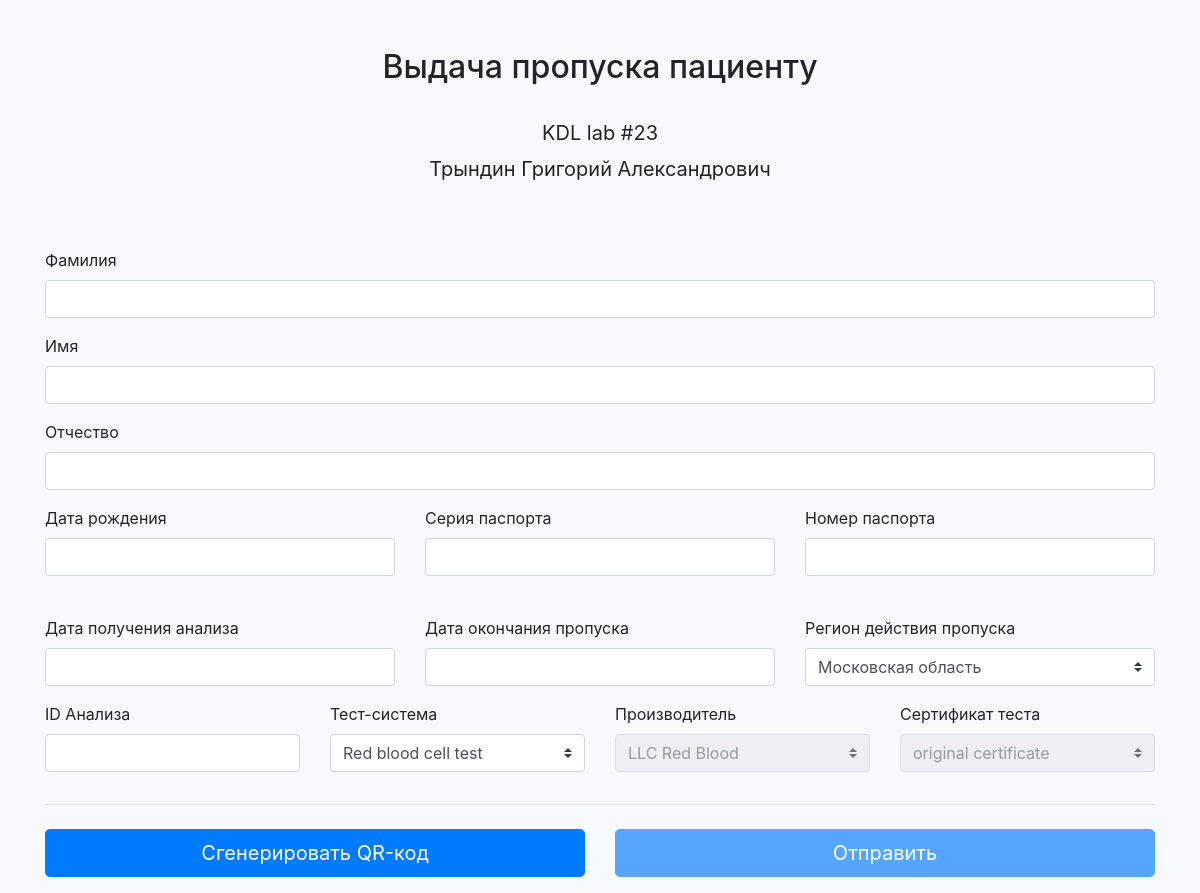
Screenshot of /doctor with the database file from the repository.
### models.py (models this page shows, shortened)
class Laboratory(db.Model):
    id = db.Column(db.Integer, primary_key=True)
    lab_name = db.Column(db.String(64), index=True)
    address = db.Column(db.String(64), index=True)
    person_first_name = db.Column(db.String(64), index=True)
    person_last_name = db.Column(db.String(64), index=True)
    person_patronymic = db.Column(db.String(64), index=True)
    phone_number = db.Column(db.String(50))
    doctors = db.relationship('Doctor', backref='laboratory', lazy='dynamic')

class Doctor(db.Model):
    id = db.Column(db.Integer, primary_key=True)
    username = db.Column(db.String(64), index=True, unique=True)
    password_hash = db.Column(db.String(128))
    first_name = db.Column(db.String(64), index=True)
    last_name = db.Column(db.String(64), index=True)
    patronymic = db.Column(db.String(64), index=True)
    laboratory_id = db.Column(db.Integer, db.ForeignKey('laboratory.id'))
    passes = db.relationship('Pass', backref='doctor', lazy='dynamic')
    privileged_by_id = db.Column(db.Integer, db.ForeignKey('admin.id'))

### app.py (the view)
@app.route('/doctor')
def doctor_panel():
    status = request.args.get('status')
    regions = AvailableRegion.query.all()
    test_systems = TestSystem.query.all()
    doctor = Doctor.query.get(1)
    return render_template('doctor.html', status=status, regions=regions, test_systems=test_systems,
                           platform_url=LAB['PLATFORM_URL'], lab_name=doctor.laboratory.lab_name, doctor=doctor)

### templates/doctor.html (shortened to what this page needs)
<!doctype html>
<html lang="en">
<head>
    <link rel="stylesheet" href="{{ url_for('static', filename='css/bootstrap.min.css') }}">
    <link rel="stylesheet" href="{{ url_for('static', filename='css/bootstrap-datepicker.min.css') }}">
    <link rel="stylesheet" href="{{ url_for('static', filename='css/doctor.css')}}">
</head>
<body class="bg-light">
<div class="container wrapper">
    <div class="py-5 text-center">
        <h2>Выдача пропуска пациенту</h2>
        <br>
        <p class="lead"><b>{{ lab_name }}</b></p>
        <p class="lead" style="margin-top: -10px"><b>{{ doctor['last_name'] + ' ' + doctor['first_name'] + ' ' + doctor['patronymic'] }}</b></p>
    </div>
    <form class="needs-validation mb-3" action="/save_pass_data" method="POST" novalidate>
        <div class="mb-3">
            <label for="lastname">Фамилия</label>
            <input type="text" class="form-control" id="lastname" name="lastname" autocomplete="off" required>
        </div>
        <div class="mb-3">
            <label for="firstname">Имя</label>
            <input type="text" class="form-control" id="firstname" name="firstname" autocomplete="off" required>
        </div>
        <div class="mb-3">
            <label for="patronymic">Отчество</label>
            <input type="text" class="form-control" id="patronymic" name="patronymic" autocomplete="off" required>
        </div>
        <div class="row">
            <div class="col-md-4 mb-3 date">
                <label for="date_birthday">Дата рождения</label>
                <input type="text" class="form-control" id="date_birthday" name="date_birthday" required><span class="input-group-addon"></span>
            </div>
            <div class="col-md-4 mb-3">
                <label for="passport_series">Серия паспорта</label>
                <input type="text" class="form-control" id="passport_series" name="passport_series" autocomplete="off" required>
            </div>
            <div class="col-md-4 mb-3">
                <label for="passport_number">Номер паспорта</label>
                <input type="text" class="form-control" id="passport_number" name="passport_number" autocomplete="off" required>
            </div>
        </div>
        <br>
        <div class="row">
            <div class="col-md-4 mb-3 date">
                <label for="date_analysis">Дата получения анализа</label>
                <input type="text" class="form-control" id="date_analysis" name="date_analysis" required><span class="input-group-addon"></span>
            </div>
            <div class="col-md-4 mb-3 date">
                <label for="date_end">Дата окончания пропуска</label>
                <input type="text" class="form-control" id="date_end" name="date_end" required><span class="input-group-addon"></span>
            </div>
            <div class="col-md-4 mb-3">
                <label for="available_region">Регион действия пропуска</label>
                <select class="custom-select d-block w-100" id="available_region" required="" name="available_region">
                    {% for region in regions %}
                        <option value="{{ region.id }}">{{ region.region_name }}</option>
                    {% endfor %}
                </select>
            </div>
        </div>
        <div class="row">
            <div class="mb-3 col-md-3">
                <label for="analysis_id">ID Анализа</label>
                <input type="text" class="form-control" id="analysis_id" name="analysis_id" autocomplete="off" required>
            </div>
            <div class="col-md-3 mb-3">
                <label for="test_system">Тест-система</label>
                <select class="custom-select d-block w-100" name="test_system" id="test_system" required="">
                    {% for ts in test_systems %}
                        <option value="{{ ts.id }}">{{ ts.name }}</option>
                    {% endfor %}
                </select>
            </div>
            <div class="col-md-3 mb-3">
                <label for="author_system">Производитель</label>
                <select class="custom-select d-block w-100" id="author_system" name="author_system" required="" disabled>
                    {% for ts in test_systems %}
                        <option value="{{ ts.id }}">{{ ts.manufacturer }}</option>
                    {% endfor %}
                </select>
            </div>
            <div class="col-md-3 mb-3">
                <label for="certificate">Сертификат теста</label>
                <select class="custom-select d-block w-100" id="certificate" name="certificate" required="" disabled>
                    {% for ts in test_systems %}
                        <option value="{{ ts.id }}">{{ ts.certificate }}</option>
                    {% endfor %}
                </select>
            </div>
        </div>
        <hr class="mb-4 mt-3">
        <div class="row">
            <div class="col-md-6" id="generateBtn">
                <button class="btn btn-primary btn-lg btn-block" type="button">Сгенерировать QR-код</button>
            </div>
            <div class="col-md-6" id="sendDataBtn">
                <button class="btn btn-primary btn-lg btn-block" type="submit" disabled>Отправить</button>
            </div>
        </div>
    </form>
</div>
</body>
</html>

### rows the page displays
Laboratory: lab_name "KDL lab #23"
Doctor: last_name+first_name+patronymic "Трындин Григорий Александрович"

### other values shown
form field available_region "Московская область"
form field test_system "Red blood cell test"
form field author_system "LLC Red Blood"
form field certificate "original certificate"
